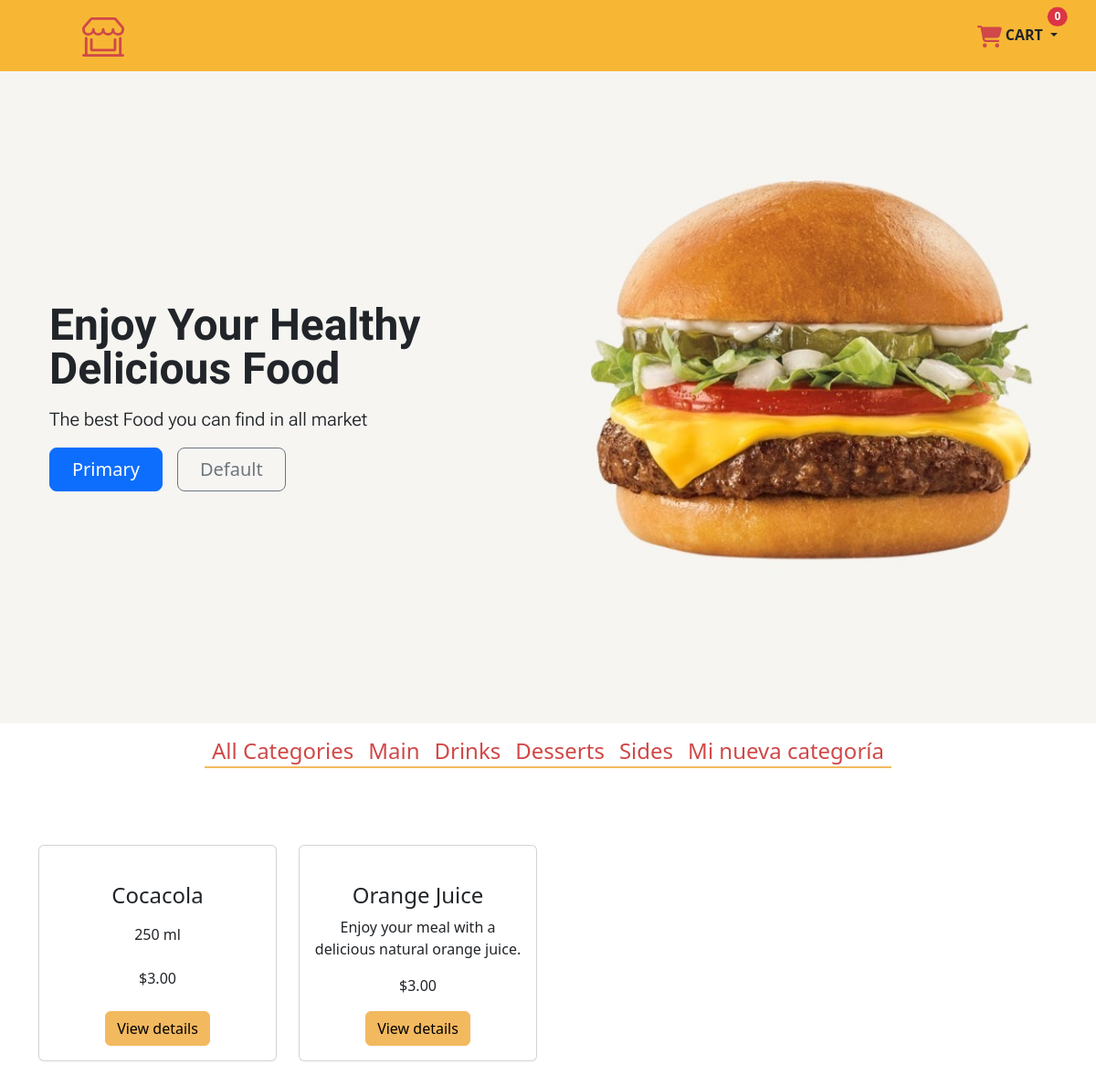
The page /ProductsByCategory/2 on the database its author committed.
### food/models.py (models this page shows, shortened)
class Category(models.Model):
    name = models.CharField(max_length=200)
    created = models.DateTimeField(auto_now_add=True)
    updated = models.DateTimeField(auto_now=True)
    class Meta:
        verbose_name = 'Category'
        verbose_name_plural = 'Categories'

class Items(models.Model):
    product_type = models.ForeignKey(Category, on_delete=models.RESTRICT,  related_name='products')
    item_name = models.CharField(max_length=200)
    item_description = models.CharField(max_length=200)
    item_price = models.DecimalField( max_digits = 5, decimal_places=2)
    imagen = models.ImageField(upload_to='food', null=True, blank=True)
    created_at = models.DateTimeField(auto_now_add=True)
    updated_at = models.DateTimeField(auto_now=True)

### food/views.py (the view, shortened to what this page needs)
# urls.py: path("", views.home, name="home"),
def home(request, category_id=None):
    if category_id:
        objCategory = Category.objects.get(id=category_id)
        product_list = objCategory.products.all()
        category_list = Category.objects.all()
        context = {
            'category_list': category_list,
            'product_list': product_list,
        }
    return render(request, 'food/index.html', context)

### food/templates/food/index.html (shortened to what this page needs)
{% extends "food/base.html" %}
{% load static %}
    {% block content %}
    <div class="hero">
        <div class="container col-xxl-8 px-4 py-5">
            <div class="row flex-lg-row-reverse align-items-center g-5 py-5">
                <div class="col-12 col-sm-8 col-lg-6">
                    <img src="{% static 'img/burger.jpg' %}" class="d-block mx-lg-auto img-fluid" alt="Bootstrap Themes"
                        width="700" height="500" loading="lazy">
                </div>
                <div class="col-lg-6">
                    <h1 class="display-5 fw-bold lh-1 mb-3" style="font-family: 'Amatic SC', cursive;">Enjoy Your
                        Healthy <br> Delicious Food</h1>
                    <p class="lead" style="font-family: 'Roboto Flex', sans-serif;">The best Food you can find in all
                        market</p>
                    <div class="d-grid gap-2 d-md-flex justify-content-md-start">
                        <button type="button" class="btn btn-primary btn-lg px-4 me-md-2">Primary</button>
                        <button type="button" class="btn btn-outline-secondary btn-lg px-4">Default</button>
                    </div>
                </div>
            </div>
        </div>
    </div>
    <div class="container-fluid">
        <div class="d-flex justify-content-center bg-transparent" style="width: 100%;">
            <nav class="navbar navbar-expand-lg ">
                <div class="offcanvas offcanvas-end" tabindex="-1" id="navbarOffcanvasLg"
                    aria-labelledby="navbarOffcanvasLgLabel">
                    <div class="offcanvas-body">
                        <ul class="navbar-nav me-auto mb-2 mb-lg-0">
                            <li class="nav-item">
                                <a class="nav-link active red_color" aria-current="page" href="{% url 'food:home' %}">
                                    <h4>All Categories</h4>
                                </a>
                            </li>
                            {% for category in category_list %}
                            <li class="nav-item">
                                <a class="nav-link active red_color" aria-current="page"
                                    href="{% url 'food:ProductsByCategory' category.id %}">
                                    <h4>{{ category.name }}</h4>
                                </a>
                            </li>
                            {% endfor %}
                        </ul>
                    </div>
                </div>
            </nav>
        </div>
    </div>
    <div class=" bg-body-light ">
        <div class="container ">
            <div class="row py-5  justify-content-start ">
                {% for item in product_list %}
                <div class="col-12 col-sm-6 col-lg-3 d-flex text-center justify-content-center py-3">
                    <div class="card h-100 d-flex flex-column " style="width: 18rem;">
                        <div class="card-body d-flex flex-column">
                            <a href="{{ item.imagen.url }}" class=""><img src="{{ item.imagen.url }}" class="img-fluid"
                                    style="height: 210px;" alt=""></a>
                            <h4>{{ item.item_name }}</h4>
                            <p class="mt-auto">
                                {{ item.item_description }}
                            </p>
                            <p class="mt-auto">
                                ${{ item.item_price }}
                            </p>
                            <div class="mt-auto">
                                <a data-bs-toggle="modal" data-bs-target="#detallesModal{{ item.id }}"
                                    class="btn btn-info" style="background-color: #F3B95F; border-color: #F3B95F;">
                                    View details
                                </a>
                            </div>
                        </div>
                    </div>
                </div>
                {% endfor %}
            </div>
        </div>
    </div>
        {% endblock %}

### food/static/css/styles.css (style rules this page uses)
.hero { background-color: #F6F5F2; width: 100%; }
.red_color { color: #D04848 !important; font-size: 26px !important; }
.navbar .nav-link:after { content: ''; width: 100%; height: 2px; background-color: #F3B95F; position: absolute; bottom: 20px; left: 0; }

### rows shown on the page
Category: name "Main"
Category: name "Drinks"
Category: name "Desserts"
Category: name "Sides"
Category: name "Mi nueva categoría"
Items: item_name "Cocacola", item_description "250 ml", item_price "3.00"
Items: item_name "Orange Juice", item_description "Enjoy your meal with a delicious natural orange juice.", item_price "3.00"

### other values the page prints
{{ request.session.cart.items|length }} "0"
